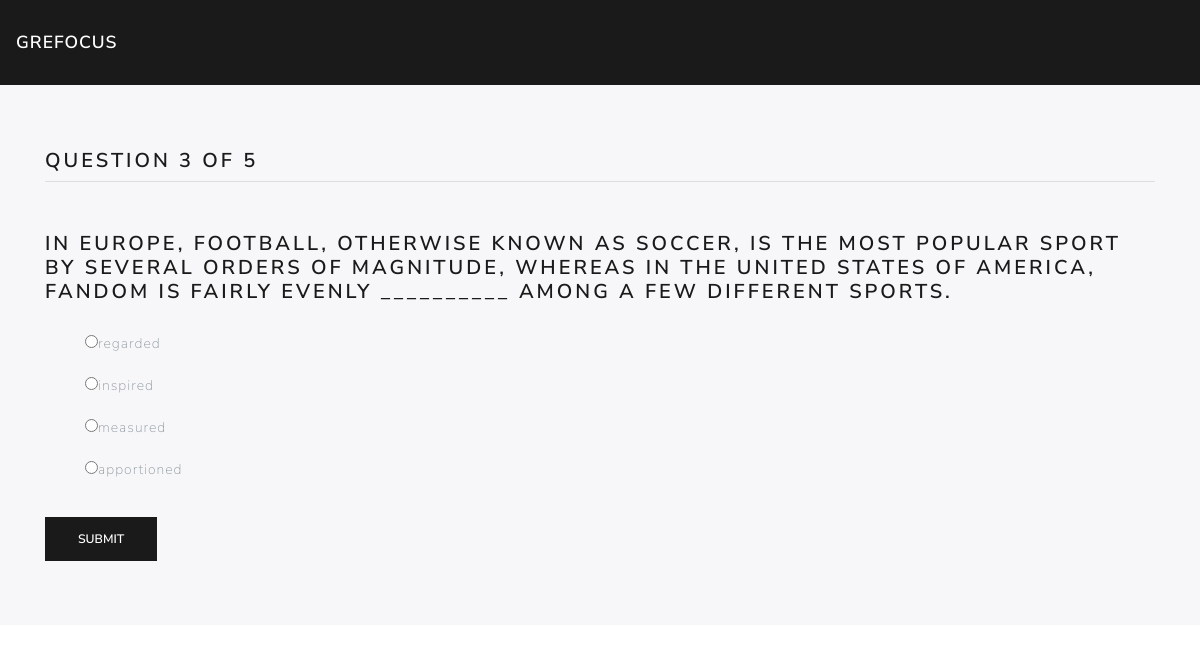
/vt1/vt1.php?n=3, run on the app's committed database.
### tables this page shows
CREATE TABLE `vt1questions` (
  `q_no` int(11) NOT NULL,
  `question` text NOT NULL
);

CREATE TABLE `vt1options` (
  `id` int(11) NOT NULL,
  `q_no` int(11) NOT NULL,
  `is_correct` tinyint(1) NOT NULL DEFAULT '0',
  `text` text NOT NULL
);

### vt1/vt1.php (the view, shortened to what this page needs)
<?php
include '../php/config.php';
?>
<?php
    $number = (int) $_GET['n'];
    $query1 = "SELECT * FROM vt1questions WHERE q_no = $number";
    $result1 = mysqli_query($con, $query1);
    $question = mysqli_fetch_assoc($result1);
    $query2 = "SELECT * FROM vt1options WHERE q_no = $number";
    $result2 = mysqli_query($con, $query2);
    $query3 = "SELECT * FROM vt1questions";
    $result3 = mysqli_query($con, $query3);
    $total = mysqli_num_rows($result3);
?>
<!doctype html>
<html lang="en">
<head>
  <link rel="stylesheet" href="../css/bootstrap.min.css">
</head>
<body>
  <nav class="navbar navbar-expand-lg navbar-dark bg-primary">
    <a class="navbar-brand" href="index.php">GREFocus</a>
  </nav>
  <div class="jumbotron jumbotron-fluid">
      <div class="container">
      <h4 class="current">Question <?php echo $question['q_no'];?> of <?php echo $total; ?></h4>
            <hr class="my-2">
            <br><br>
          <h4 class="question">
          <?php
            echo $question['question'];
          ?>
          </h4>
          <form method="POST" action="process.php">
            <ul class="options" style="list-style-type: none">
                <br>
                <?php while($row = mysqli_fetch_assoc($result2)): ?>
                <li><input type="radio" name="option" value="<?php echo $row['id']; ?>"><?php echo $row['text']; ?></li>
                <br>
                <?php endwhile; ?>
            </ul>
            <input type="submit" value="Submit" class="btn btn-primary">
          </form>
      </div>
  </div>
</body>
</html>

### data on the page
vt1questions: q_no "3", question "IN EUROPE, FOOTBALL, OTHERWISE KNOWN AS SOCCER, IS THE MOST POPULAR SPORT BY SEVERAL ORDERS OF MAGNITUDE, WHEREAS IN THE UNITED STATES OF AMERICA, FANDOM IS FAIRLY EVENLY __________ AMONG A FEW DIFFERENT SPORTS."
vt1options: text "regarded"
vt1options: text "inspired"
vt1options: text "measured"
vt1options: text "apportioned"

### other printed values
$total "5"
